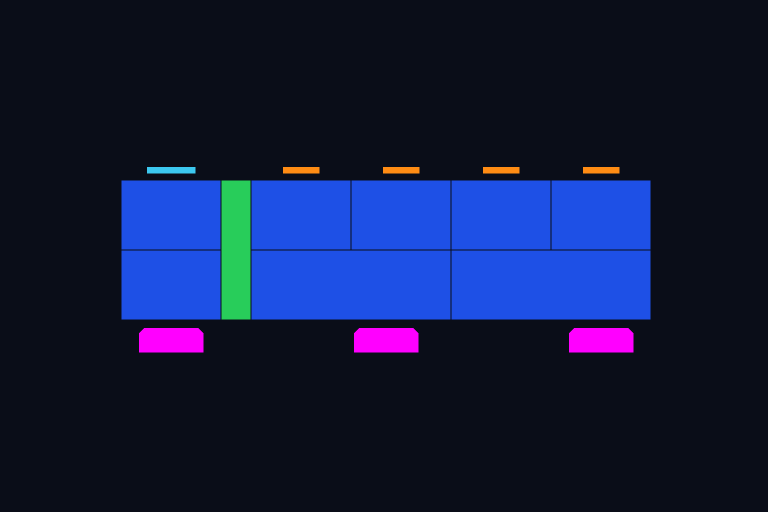
#> input picture tools/pp_v17/src/1_blueprint_SOPDET_v3.png, 1536 x 1024 px (shown at 1/2 size)
$ python wells.py src/1_blueprint_APOPHIS_v2.png src/1_blueprint_SOPDET_v3.png src/1_blueprint_SOPDET_v3.png
#> lines starting #> are read from the running program, lines starting #| are printed output that depends on the picture; after the words box and inside, x2 and y2 are one past the last pixel; in counts of white or black regions, pixels touching at a corner belong together
#!/usr/bin/env python3
"""MOON WARS — update249 (Pegasus / Phoenix; from tools/terra_v18/wells.py), step 3: after fit_gpt_hull.py the yellow wells
get the yard's gear, and the yard's gear art is written.

    python3 tools/pp_v17/wells.py <yard> <gear_sheet.png> <fit_dir> key [key ...]

<gear_sheet.png>: GPT's gear on the 5x guide (tools/pp_v17: mount top left, three piston stages, foot below the mount,
the assembled leg right). The parts are FOUND on the magenta. GPT drew each piston stage whole (also the part that
sleeves into the one above, about 2x the 30 u); the game draws a stage per a third of the leg, so the TOP 30 u of each
(its collar and sliding band) is kept. Writes art/gear_<yard>_{bay,pad,tube1,tube2,tube3}.png.
"""
import json, sys, os, subprocess, numpy as np
from PIL import Image
from scipy import ndimage as nd
YARD = sys.argv[1]; F = os.path.join(sys.argv[3], '')
ROOT = os.path.dirname(os.path.dirname(os.path.dirname(os.path.abspath(__file__)))); ART = os.path.join(ROOT, 'art', '')
FROM_ART = sys.argv[2] == 'art'          # the yard's gear already in art/ (Terra for Geb): its bay mount and its pad
sheet = Image.open(sys.argv[2] if not FROM_ART else ART + f'gear_{YARD}_bay.png').convert('RGBA'); sa = np.array(sheet).astype(int)
magm = (np.abs(sa[..., :3] - np.array((255, 0, 255))).sum(-1) < 150)
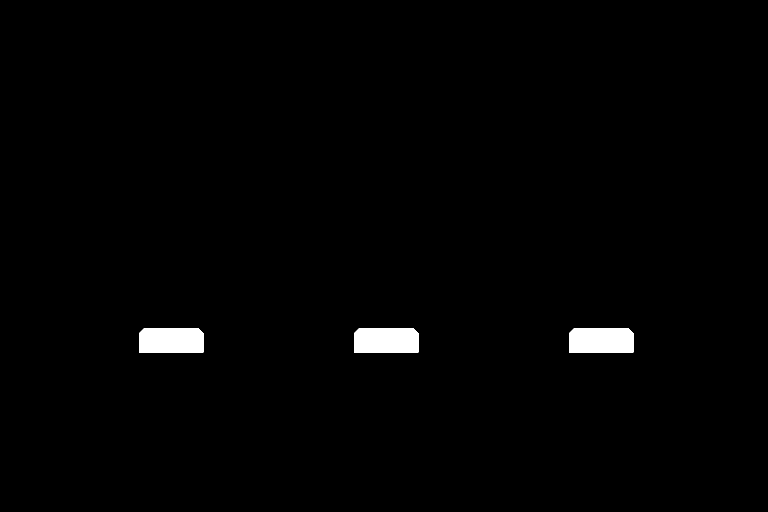
#> magm: shape (1024, 1536) bool (shown at 1/2 size); 1.2% white; 3 white regions, box (x1, y1, x2, y2) and area: (278, 656, 407, 705) 6211, (708, 656, 837, 705) 6211, (1138, 656, 1267, 705) 6211
lab, n = nd.label(~magm)
#> n = 1
parts = sorted([(sl[1].start, sl[0].start, sl[1].stop, sl[0].stop) for k, sl in enumerate(nd.find_objects(lab)) if (lab[sl] == k + 1).sum() > 1500])
#> parts = [(0, 0, 1536, 1024)]
def demag(im):
    a = np.array(im).astype(int); r, g, b = a[..., 0], a[..., 1], a[..., 2]
    m = (r > 170) & (b > 170) & (g < 130); m = nd.binary_dilation(m, iterations=1) & (r > g + 30) & (b > g + 30) | m
    a[m, 3] = 0; a[m, :3] = 12; return Image.fromarray(a.astype('uint8'))
if FROM_ART:
    MOUNT = sheet; FOOT = Image.open(ART + f'gear_{YARD}_pad.png').convert('RGBA'); tubes = []
else:
    left = [p for p in parts if p[2] < 900]
#> left = []
#> (the run stopped early here; a loop or call above may not have finished)

$ run again, on tools/pp_v17/src/anubis.png
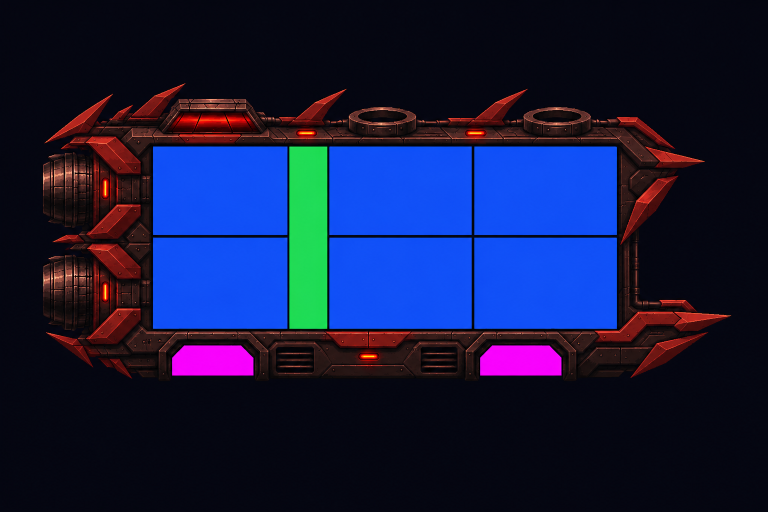
#> input picture tools/pp_v17/src/anubis.png, 1536 x 1024 px (shown at 1/2 size)
#> `magm = (np.abs(sa[..., :3] - np.array((255, 0, 255))).sum(-1) < 150)`:
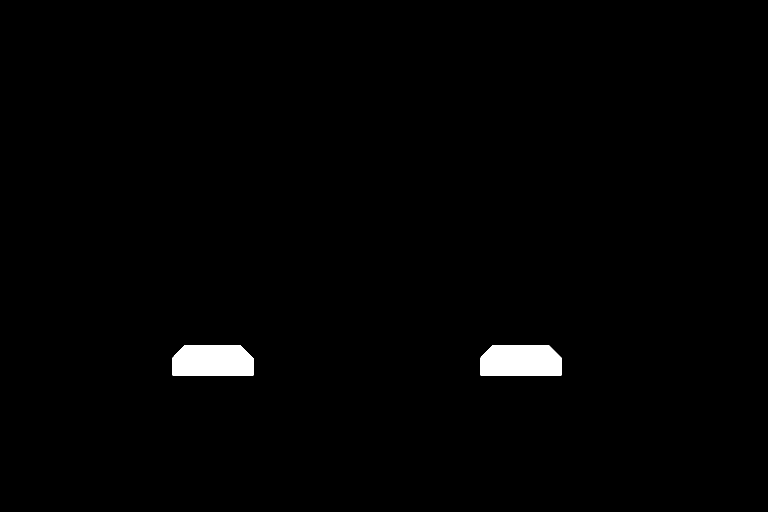
#> magm: shape (1024, 1536) bool (shown at 1/2 size); 1.2% white; 2 white regions, box (x1, y1, x2, y2) and area: (960, 691, 1123, 751) 9168, (344, 691, 507, 751) 9149
#> n = 1
#> parts = [(0, 0, 1536, 1024)]
#> left = []

$ run again, on tools/pp_v17/src/hathor.png
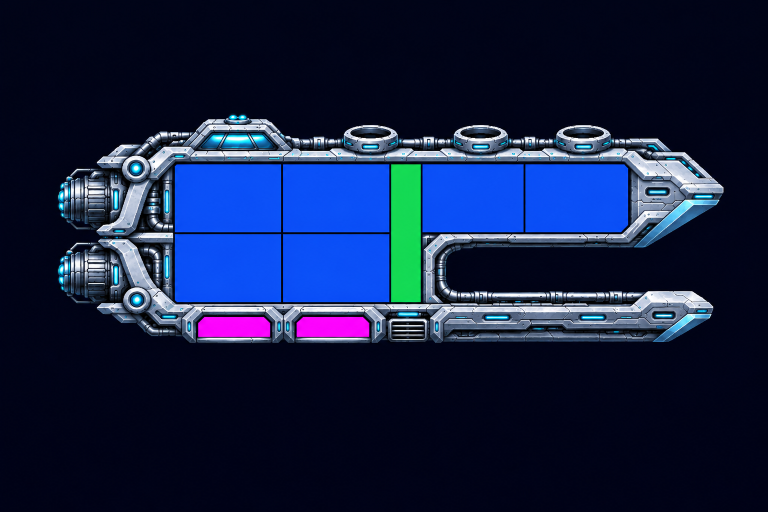
#> input picture tools/pp_v17/src/hathor.png, 1536 x 1024 px (shown at 1/2 size)
#> `magm = (np.abs(sa[..., :3] - np.array((255, 0, 255))).sum(-1) < 150)`:
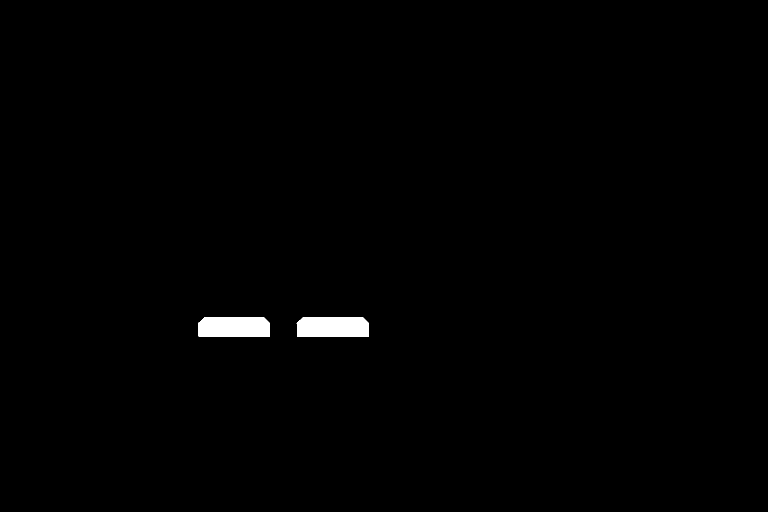
#> magm: shape (1024, 1536) bool (shown at 1/2 size); 0.71% white; 2 white regions, box (x1, y1, x2, y2) and area: (593, 634, 738, 674) 5598, (397, 634, 540, 674) 5549
#> n = 1
#> parts = [(0, 0, 1536, 1024)]
#> left = []
